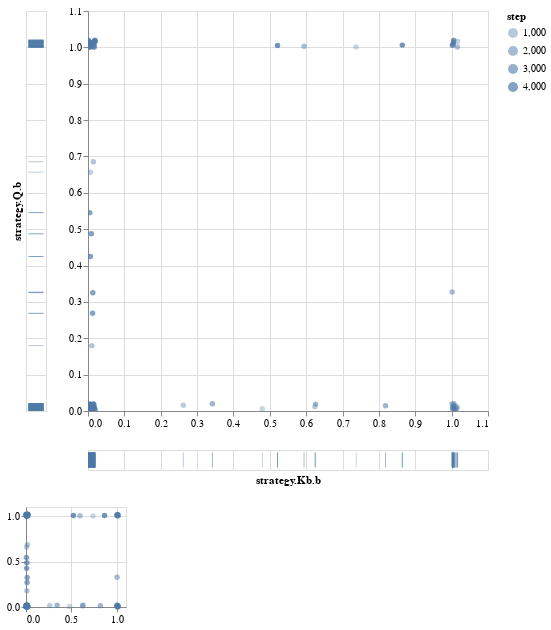

Notebook source saved alongside this figure:
### Markdown cell above
We can see them better on a scatter plots. Here $\sigma_i^T(I, a)$ seems to be moving around.

### Code cell
analytics.scatter(ind.strategy_Q_b, ind.strategy_Kb_b, noise=(0.02, 0.02),
                  width=400, height=400)

### Figure 1 — Vega-Lite specification as saved in the notebook (floating-point values rounded to 4 significant figures)
{"config": {"view": {"continuousWidth": 400, "continuousHeight": 300}}, "vconcat": [{"hconcat": [{"mark": "tick", "encoding": {"color": {"value": "#4E79A7"}, "opacity": {"type": "quantitative", "field": "step"}, "y": {"type": "quantitative", "axis": {"domain": false, "labels": false, "ticks": false}, "field": "y", "scale": {"domain": {"selection": "selector003", "encoding": "y"}}, "title": "strategy.Q.b"}}, "height": 400}, {"vconcat": [{"mark": "circle", "encoding": {"color": {"value": "#4E79A7"}, "opacity": {"type": "quantitative", "field": "step"}, "x": {"type": "quantitative", "field": "x", "scale": {"domain": {"selection": "selector003", "encoding": "x"}}, "title": ""}, "y": {"type": "quantitative", "field": "y", "scale": {"domain": {"selection": "selector003", "encoding": "y"}}, "title": ""}}, "height": 400, "width": 400}, {"mark": "tick", "encoding": {"color": {"value": "#4E79A7"}, "opacity": {"type": "quantitative", "field": "step"}, "x": {"type": "quantitative", "axis": {"domain": false, "labels": false, "ticks": false}, "field": "x", "scale": {"domain": {"selection": "selector003", "encoding": "x"}}, "title": "strategy.Kb.b"}}, "width": 400}]}]}, {"mark": "circle", "encoding": {"color": {"value": "#4E79A7"}, "opacity": {"type": "quantitative", "field": "step"}, "x": {"type": "quantitative", "field": "x", "title": ""}, "y": {"type": "quantitative", "field": "y", "title": ""}}, "height": 100, "selection": {"selector003": {"type": "interval", "encodings": ["x", "y"]}}, "width": 100.0}], "data": {"values": [{"step": 24.0, "x": 1.005, "y": 0.01564}, {"step": 69.0, "x": 0.7375, "y": 1.001}, {"step": 119.0, "x": 1.01, "y": 0.01387}, {"step": 169.0, "x": 0.4794, "y": 0.006202}, {"step": 219.0, "x": 0.01828, "y": 0.007272}, {"step": 269.0, "x": 0.0021, "y": 0.01115}, {"step": 319.0, "x": 0.002952, "y": 0.008262}, {"step": 369.0, "x": 0.001625, "y": 0.01535}, {"step": 419.0, "x": 0.009303, "y": 0.009692}, {"step": 469.0, "x": 0.006731, "y": 0.6568}, {"step": 519.0, "x": 0.0181, "y": 1.009}, {"step": 569.0, "x": 1.017, "y": 1.016}, {"step": 619.0, "x": 1.007, "y": 0.005861}, {"step": 669.0, "x": 1.016, "y": 0.0108}, {"step": 719.0, "x": 1.008, "y": 0.0009937}, {"step": 769.0, "x": 0.624, "y": 0.01137}, {"step": 819.0, "x": 0.2621, "y": 0.0157}, {"step": 869.0, "x": 0.009578, "y": 0.007252}, {"step": 919.0, "x": 0.005921, "y": 0.01759}, {"step": 969.0, "x": 0.00388, "y": 0.01326}, {"step": 1019.0, "x": 0.009563, "y": 0.01453}, {"step": 1069.0, "x": 0.01555, "y": 0.004048}, {"step": 1119.0, "x": 0.01778, "y": 0.01156}, {"step": 1169.0, "x": 0.002465, "y": 0.005458}, {"step": 1219.0, "x": 0.01214, "y": 0.01062}, {"step": 1269.0, "x": 0.01431, "y": 0.01891}, {"step": 1319.0, "x": 0.01045, "y": 0.1798}, {"step": 1369.0, "x": 0.01488, "y": 0.6854}, {"step": 1419.0, "x": 0.002318, "y": 1.013}, {"step": 1469.0, "x": 0.01413, "y": 1.008}, {"step": 1519.0, "x": 0.003381, "y": 1.012}, {"step": 1569.0, "x": 0.006481, "y": 1.005}, {"step": 1619.0, "x": 0.01586, "y": 1.005}, {"step": 1669.0, "x": 0.5941, "y": 1.003}, {"step": 1719.0, "x": 1.004, "y": 1.007}, {"step": 1769.0, "x": 1.003, "y": 1.006}, {"step": 1819.0, "x": 1.016, "y": 1.001}, {"step": 1869.0, "x": 1.001, "y": 1.006}, {"step": 1919.0, "x": 1.001, "y": 0.327}, {"step": 1969.0, "x": 1.002, "y": 0.01006}, {"step": 2019.0, "x": 1.001, "y": 0.01961}, {"step": 2069.0, "x": 1.006, "y": 0.0135}, {"step": 2119.0, "x": 1.006, "y": 0.01991}, {"step": 2169.0, "x": 1.003, "y": 0.005656}, {"step": 2219.0, "x": 1.006, "y": 0.007701}, {"step": 2269.0, "x": 1.009, "y": 0.003694}, {"step": 2319.0, "x": 1.014, "y": 0.006606}, {"step": 2369.0, "x": 0.8182, "y": 0.01441}, {"step": 2419.0, "x": 0.6259, "y": 0.01892}, {"step": 2469.0, "x": 0.342, "y": 0.0198}, {"step": 2519.0, "x": 0.01237, "y": 0.01641}, {"step": 2569.0, "x": 0.003235, "y": 0.01717}, {"step": 2619.0, "x": 0.01131, "y": 0.01411}, {"step": 2669.0, "x": 0.003575, "y": 0.01828}, {"step": 2719.0, "x": 0.005168, "y": 0.001964}, {"step": 2769.0, "x": 0.01512, "y": 0.01168}, {"step": 2819.0, "x": 0.001618, "y": 0.001743}, {"step": 2869.0, "x": 0.01611, "y": 0.0003896}, {"step": 2919.0, "x": 0.01236, "y": 0.01165}, {"step": 2969.0, "x": 0.01471, "y": 0.01859}, {"step": 3019.0, "x": 0.001549, "y": 0.008512}, {"step": 3069.0, "x": 0.004335, "y": 0.01254}, {"step": 3119.0, "x": 0.0002146, "y": 0.001868}, {"step": 3169.0, "x": 0.0008516, "y": 0.01131}, {"step": 3219.0, "x": 0.01195, "y": 0.01508}, {"step": 3269.0, "x": 0.01605, "y": 0.01928}, {"step": 3319.0, "x": 0.005818, "y": 0.003886}, {"step": 3369.0, "x": 0.003134, "y": 0.003274}, {"step": 3419.0, "x": 0.01619, "y": 0.002086}, {"step": 3469.0, "x": 0.004617, "y": 0.0003409}, {"step": 3519.0, "x": 0.01028, "y": 0.002331}, {"step": 3569.0, "x": 0.01275, "y": 0.006197}, {"step": 3619.0, "x": 0.006153, "y": 0.01866}, {"step": 3669.0, "x": 0.01708, "y": 0.008362}, {"step": 3719.0, "x": 0.002794, "y": 0.01945}, {"step": 3769.0, "x": 0.01958, "y": 0.003162}, {"step": 3819.0, "x": 0.01249, "y": 0.2686}, {"step": 3869.0, "x": 0.01319, "y": 0.3255}, {"step": 3919.0, "x": 0.004893, "y": 0.5455}, {"step": 3969.0, "x": 0.009303, "y": 0.4873}, {"step": 4019.0, "x": 0.006691, "y": 0.4249}, {"step": 4069.0, "x": 0.005322, "y": 1.002}, {"step": 4119.0, "x": 0.003536, "y": 1.015}, {"step": 4169.0, "x": 0.01945, "y": 1.016}, {"step": 4219.0, "x": 0.01933, "y": 1.02}, {"step": 4269.0, "x": 0.008762, "y": 1.009}, {"step": 4319.0, "x": 0.01026, "y": 1.011}, {"step": 4369.0, "x": 0.004922, "y": 1.013}, {"step": 4419.0, "x": 0.005681, "y": 1.0}, {"step": 4469.0, "x": 0.01387, "y": 1.003}, {"step": 4519.0, "x": 0.0009827, "y": 1.02}, {"step": 4569.0, "x": 0.01314, "y": 1.006}, {"step": 4619.0, "x": 0.01814, "y": 1.017}, {"step": 4669.0, "x": 0.01683, "y": 1.017}, {"step": 4719.0, "x": 0.002488, "y": 1.011}, {"step": 4769.0, "x": 0.01719, "y": 1.001}, {"step": 4819.0, "x": 0.01142, "y": 1.013}, {"step": 4869.0, "x": 0.5213, "y": 1.005}, {"step": 4919.0, "x": 0.8643, "y": 1.006}, {"step": 4969.0, "x": 1.006, "y": 1.019}, {"step": 4999.0, "x": 1.005, "y": 1.013}]}, "$schema": "https://vega.github.io/schema/vega-lite/v4.8.1.json"}
